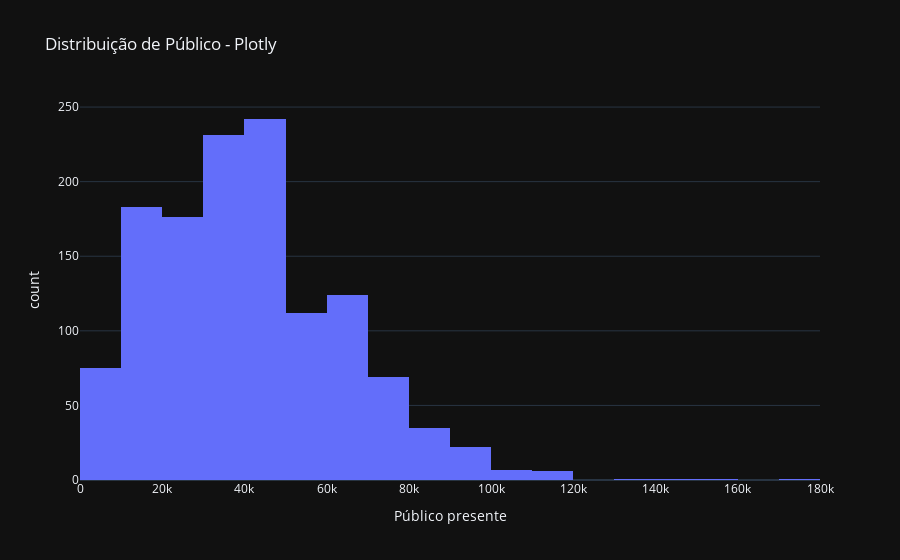

Notebook source saved alongside this figure:
### Code cell
# Q2 - Histograma de público presente nos jogos

# Remover entradas com público 0
wc_filtrado = wc[wc['comparecimento'] > 0]

# ---------- Matplotlib ----------
plt.figure(figsize=(8,5))
plt.hist(wc_filtrado['comparecimento'], bins=30, color='royalblue', edgecolor='black')
plt.title('Distribuição de Público - Matplotlib')
plt.xlabel('Público presente')
plt.ylabel('Frequência')
plt.show()

# ---------- Seaborn ----------
plt.figure(figsize=(8,5))
sns.histplot(wc_filtrado['comparecimento'], bins=30, kde=True, color='orange')
plt.title('Distribuição de Público - Seaborn')
plt.xlabel('Público presente')
plt.ylabel('Frequência')
plt.show()

# ---------- Plotly ----------
fig = px.histogram(
    wc_filtrado, x='comparecimento', nbins=30,
    title='Distribuição de Público - Plotly',
    labels={'comparecimento': 'Público presente'}
)
fig.show()

### Figure 1 — Plotly figure (JSON) as saved in the notebook; plotly's stock layout.template omitted (floating-point values rounded to 4 significant figures; data arrays with more than 128 entries replaced by an {"elided": "..."} marker saying what was removed)
{"data": [{"bingroup": "x", "hovertemplate": "Público presente=%{x}<br>count=%{y}<extra></extra>", "legendgroup": "", "marker": {"color": "#636efa", "pattern": {"shape": ""}}, "name": "", "nbinsx": 30, "orientation": "v", "showlegend": false, "type": "histogram", "x": {"elided": "1286 int values"}, "xaxis": "x", "yaxis": "y"}], "layout": {"barmode": "relative", "legend": {"tracegroupgap": 0}, "title": {"text": "Distribuição de Público - Plotly"}, "xaxis": {"anchor": "y", "domain": [0, 1], "title": {"text": "Público presente"}}, "yaxis": {"anchor": "x", "domain": [0, 1], "title": {"text": "count"}}}}
